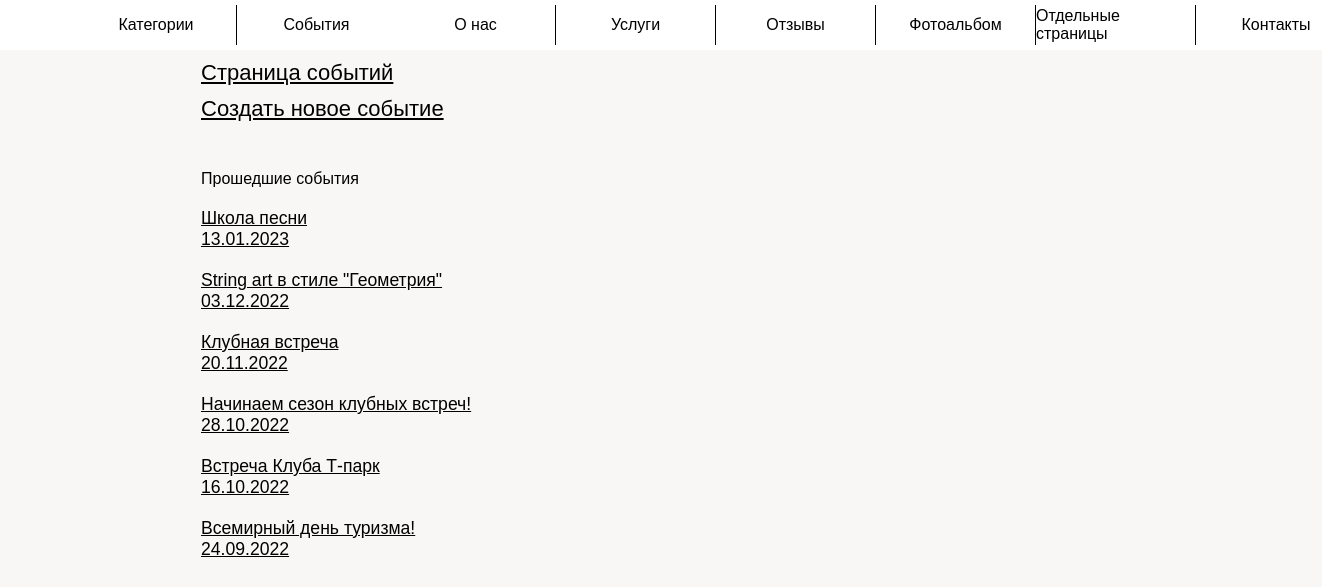
/admin_panel/events (signed in), run on the app's committed database.
### app/models.py (models this page shows)
class Event(db.Model):
    id = db.Column(db.Integer, primary_key=True, index=True, unique=True)
    title = db.Column(db.String(128))
    date = db.Column(db.Date)
    text_color = db.Column(db.String(16))
    link = db.Column(db.String(1024))  # ссылка на мероприятие(соц сеть или левый сайт)
    description = db.Column(db.Text)
    after_date = db.Column(db.BOOLEAN, default=False)  # отображение после

### app/admin_panel/routes.py (the view)
@bp.route('/events', methods=['GET'])
@login_required
def events():
    events = []
    events_2 = []
    for event in Event.query.order_by(Event.date).all():
        date = datetime.date(int(event.date.strftime('%Y')), int(event.date.strftime('%m')),
                             int(event.date.strftime('%d')))
        dt = datetime.datetime.combine(date, datetime.time(22, 0))
        if dt > datetime.datetime.now():
            events.append(event)
        else:
            events_2.append(event)
    return render_template('admin_panel/event/events.html',
                           title='Мероприятия', events=events,
                           events_2=reversed(events_2))

### app/admin_panel/routes.py (called while the page is built)
@bp.after_request
def add_header(r):
    r.headers["Cache-Control"] = "no-cache, no-store, must-revalidate"
    r.headers["Pragma"] = "no-cache"
    r.headers["Expires"] = "1"
    r.headers['Cache-Control'] = 'public, max-age=0'
    return r

### app/models.py (called while the page is built)
@login.user_loader
def load_user(id):
    return Admin.query.get(int(id))

### app/templates/admin_panel/event/events.html (shortened to what this page needs)
{% extends "admin_panel/base.html" %}
{% block scripts %}
    <link rel="stylesheet" href="{{ url_for('static', filename='admin_panel/events.css') }}">
{% endblock %}
{% block app_content %}
    <div class="block_event">
        <div class="new_event event">
            <a href="{{ url_for('admin_panel.events_content') }}">Страница событий</a>
        </div>
        <div class="new_event event">
            <a href="{{ url_for('admin_panel.event_create') }}">Создать новое событие</a>
        </div>
        <br>
        <div class="new_event event">
            Прошедшие события
        </div>
        <div class="events">
            {% for event in events_2 %}
                <div class="event">
                    <a href="{{ url_for('admin_panel.event_edit') }}?event_id={{ event.id }}">
                        <div class="title_event">
                            {{ event.title }}
                        </div>
                        <div class="date">
                            {{ event.date.strftime('%d.%m.%Y') }}
                        </div>
                    </a>
                </div>
            {% endfor %}
        </div>
    </div>
{% endblock %}

### app/static/main/main.css (style rules this page uses)
:root { --background-color: rgba(169, 191, 239, 0.15); --primary-color: #ffa300; --primary-font-size: 16px; --primary-font-family: Arial, sans-serif; --primary-content-width: 960px; --primary-content-height: 100px; --modal_window_time: none; --vw: none; --vh: none; }
html { box-sizing: border-box; -webkit-tap-highlight-color: rgba(0, 0, 0, 0); height: 100vh; }
*, *:before, *:after { box-sizing: inherit; }
* { appearance: none; -webkit-appearance: none; font-family: var(--primary-font-family); }
body { margin: 0; -webkit-text-size-adjust: none; background-color: rgba(209, 207, 188, 0.15); height: 100vh; }

### app/static/admin_panel/events.css (style rules this page uses)
.block_event { font-size: var(--primary-font-size); margin: 0 auto; max-width: 960px; }
.events { margin: 10px auto; flex-direction: column; }
.event { display: flex; margin: 10px 20px; justify-content: left; }
a { font-size: 22px; color: #000000; }
.title_event { font-size: calc(var(--primary-font-size) * 1.1); }
.date { font-size: calc(var(--primary-font-size) * 1.1); }

### app/static/main/desktop.css (style rules this page uses)
.events { display: flex; }

### data on the page
Event: title "Школа песни", date "13.01.2023"
Event: title "String art в стиле \"Геометрия\"", date "03.12.2022"
Event: title "Клубная встреча", date "20.11.2022"
Event: title "Начинаем сезон клубных встреч!", date "28.10.2022"
Event: title "Встреча Клуба Т-парк", date "16.10.2022"
Event: title "Всемирный день туризма!", date "24.09.2022"
